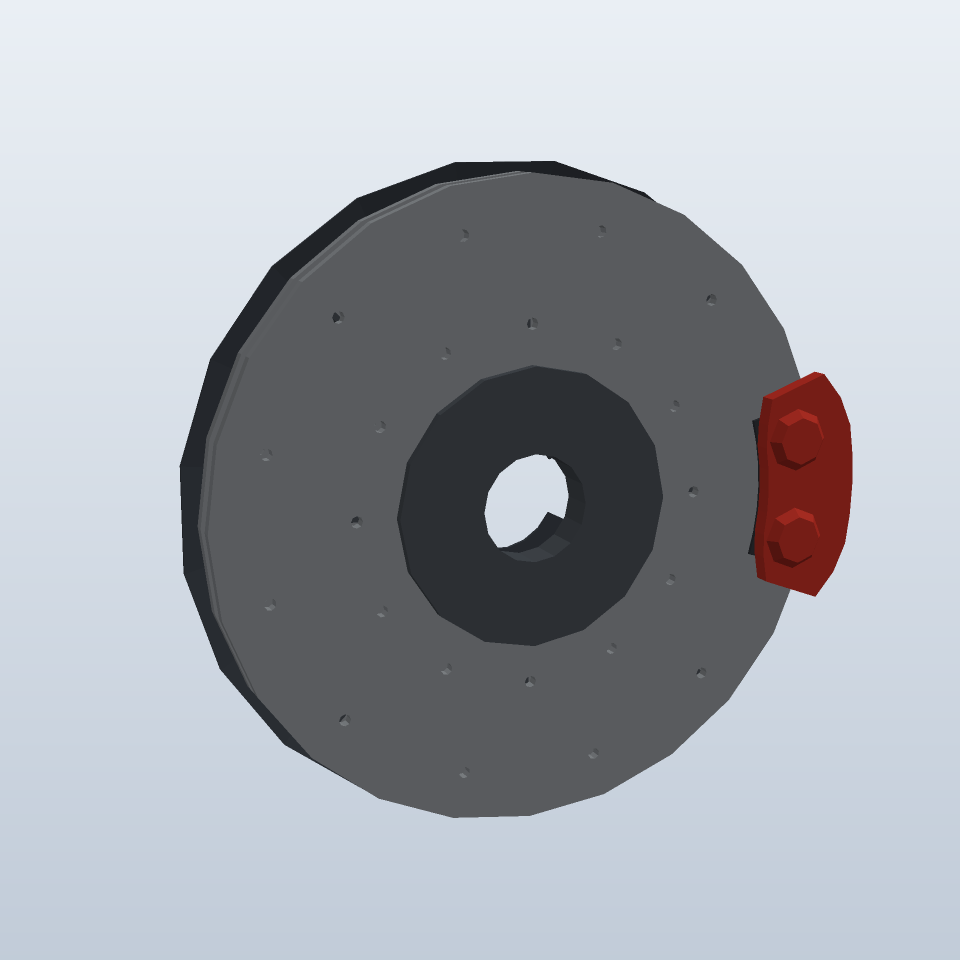
#> input picture docs/agent_reports/09_wheels_tyres/after/brake_drilled_face.png, 960 x 960 px, given in place of mesh_head_on.png, which was not available
$ python contact_sheets.py
#> lines starting #> are read from the running program, lines starting #| are printed output that depends on the picture; pictures that were not available may be replaced by others from this repository, and a replacement may not be noted
#!/usr/bin/env python3
"""Inspection-only contact sheets; Pillow is not a makecar dependency."""
from pathlib import Path
from PIL import Image, ImageDraw

ROOT = Path(__file__).resolve().parent


def sheet(name, entries, columns=2, size=480):
#> called with name = 'families_1.png', columns = 2, size = 480
    rows = (len(entries) + columns - 1) // columns
    image = Image.new('RGB', (columns * size, rows * (size + 30)), '#edf0f3')
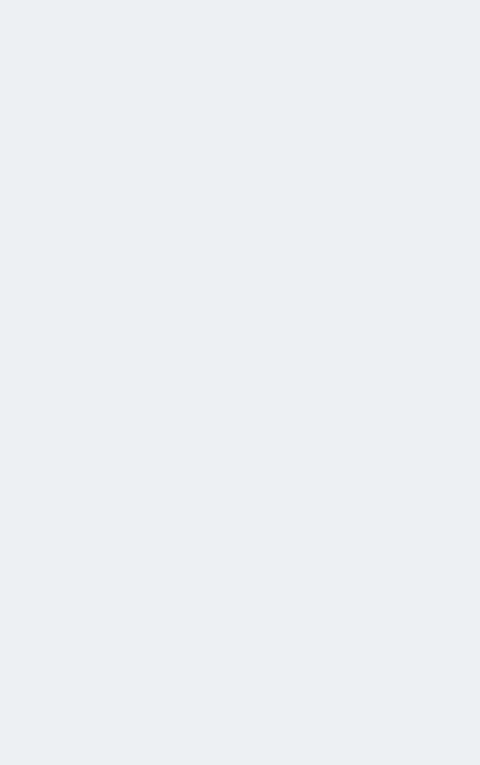
#> image: PIL image 960x1530 RGB (shown at 1/2 size); mean R, G, B 237, 240, 243
    draw = ImageDraw.Draw(image)
    for i, (file, label) in enumerate(entries):
        x, y = (i % columns) * size, (i // columns) * (size + 30)
        with Image.open(ROOT / file) as source:
#> source is the input picture: PIL image 960x960 RGB; mean R, G, B 166.5, 170.5, 177.1
            image.paste(source.resize((size, size), Image.Resampling.LANCZOS), (x, y + 30))
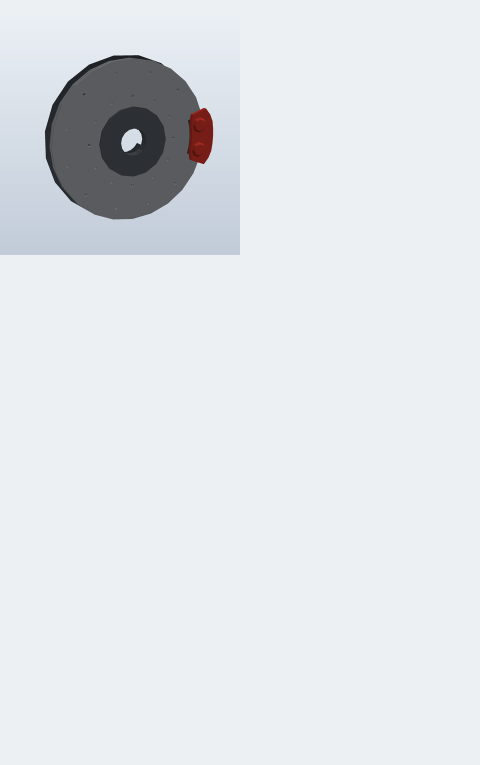
#> image: PIL image 960x1530 RGB (shown at 1/2 size); mean R, G, B 225.9, 229.1, 232.7
        draw.text((x + 12, y + 8), label, fill='#18232e')
    image.save(ROOT / name)


if __name__ == '__main__':
    for index, families in enumerate((('mesh', 'five_spoke', 'twin_five'),
                                      ('multi_spoke', 'turbine', 'dish'), ('steel_cap',))):
#> (the run stopped early here; a loop or call above may not have finished)

$ run again, on docs/agent_reports/09_wheels_tyres/after/caliper_plain_close.png
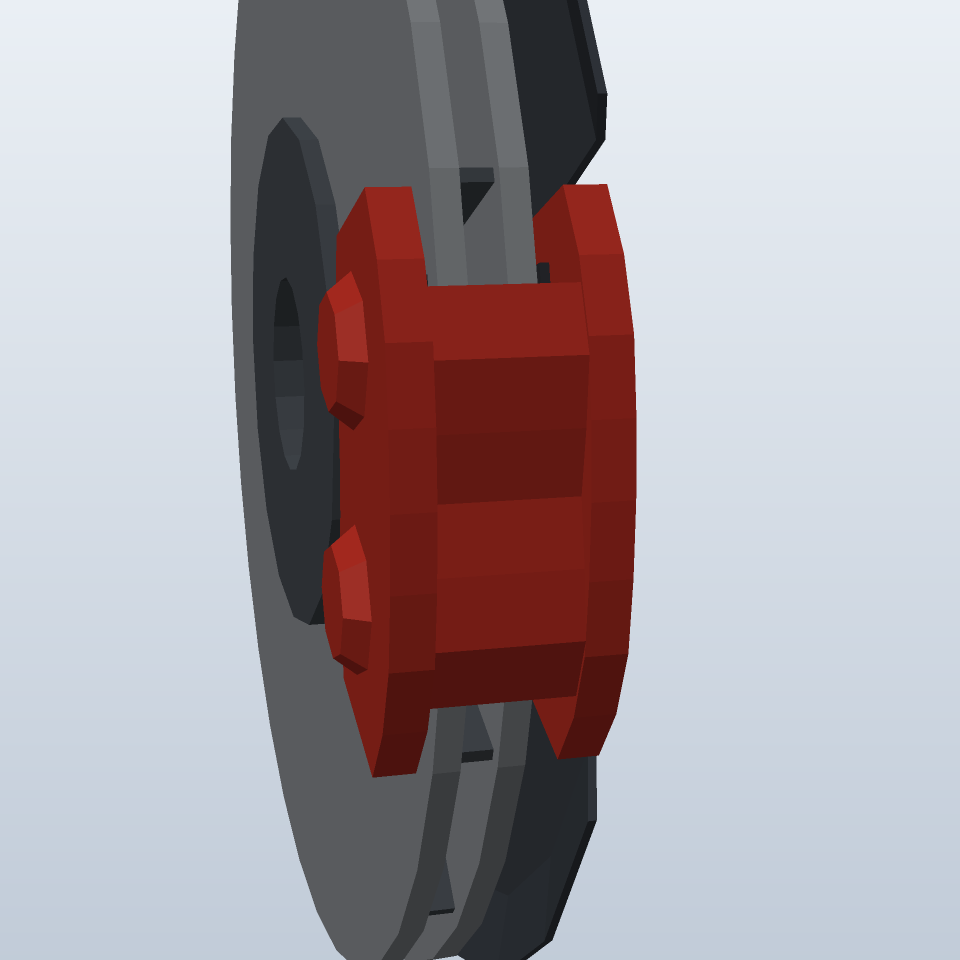
#> input picture docs/agent_reports/09_wheels_tyres/after/caliper_plain_close.png, 960 x 960 px, given in place of mesh_head_on.png, which was not available
#> in sheet, source is the input picture: PIL image 960x960 RGB; mean R, G, B 167.2, 158.7, 163.9
#> in sheet, `image.paste(source.resize((size, size), Image.Resampling.LANCZOS), (x,..`:
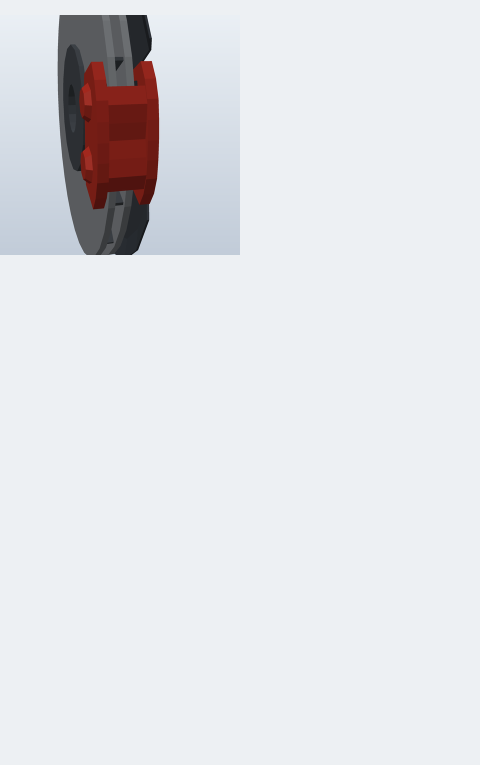
#> image: PIL image 960x1530 RGB (shown at 1/2 size); mean R, G, B 226, 227.2, 230.6

$ run again, on docs/agent_reports/09_wheels_tyres/after/default_head_on.png
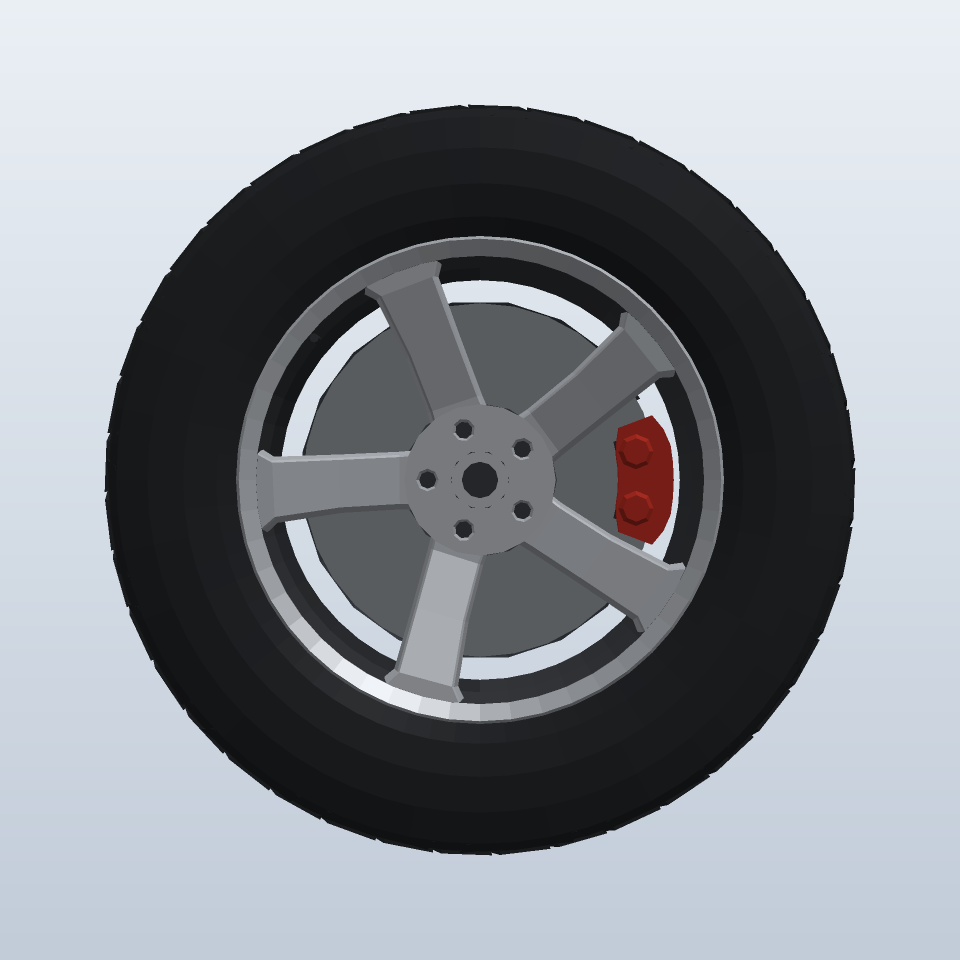
#> input picture docs/agent_reports/09_wheels_tyres/after/default_head_on.png, 960 x 960 px, given in place of mesh_head_on.png, which was not available
#> in sheet, source is the input picture: PIL image 960x960 RGB; mean R, G, B 140.5, 144.8, 150.7
#> in sheet, `image.paste(source.resize((size, size), Image.Resampling.LANCZOS), (x,..`:
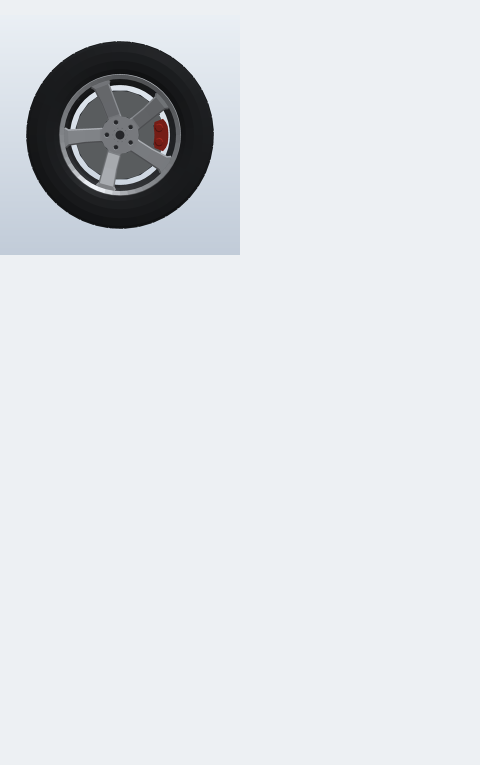
#> image: PIL image 960x1530 RGB (shown at 1/2 size); mean R, G, B 221.9, 225.1, 228.5
